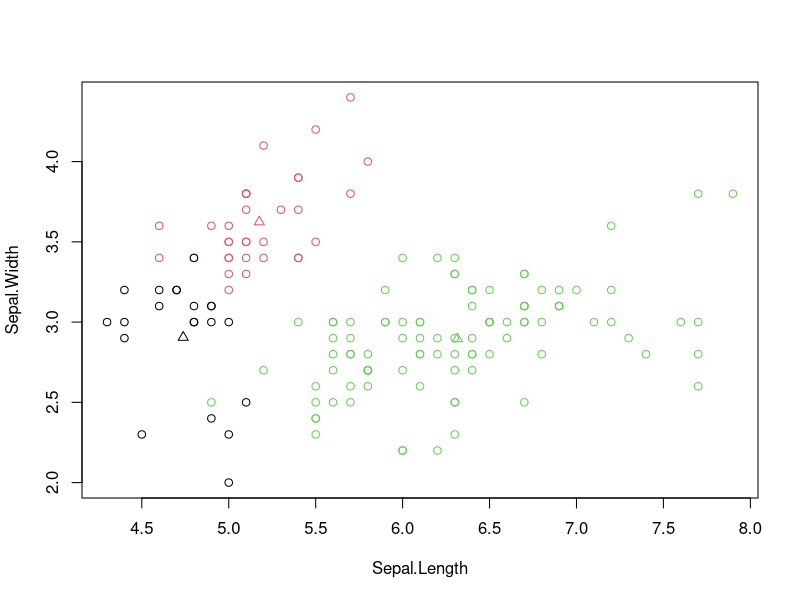
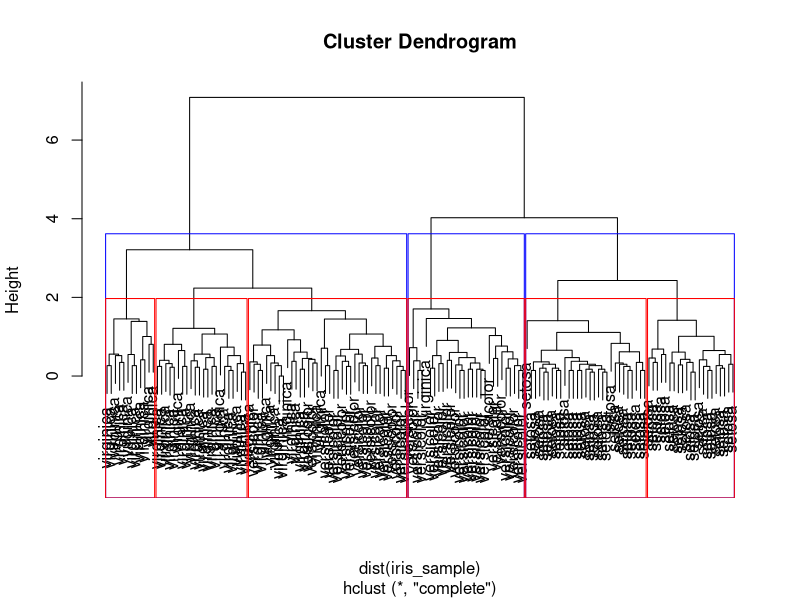

Source code (R) for these figures, in order:
##########################################
#Editor: Kuo-Liang Ou
#National Tsing Hua University ILST
##########################################
# k-means
k_result <- kmeans(iris[,-5], 3) #去除非數值欄位後分三群
k_result$cluster # 回傳 vector 1 to k
k_result$centers # 中心點
k_result$size    # 各群數量
table(iris$Species,k_result$cluster) #confusion matrix

plot(iris[c("Sepal.Length","Sepal.Width")],
     col=k_result$cluster) # color 設定為群代號
points(k_result$centers[,c("Sepal.Length","Sepal.Width")],
       col=1:3, pch=2)

##########################################
# hierarchical cluster

iris_sample = iris[,1:4]
h_result = hclust(dist(iris_sample),method="complete")  # distance matrix
      # method = measure the distance between clusters
      # see https://www.datacamp.com/tutorial/hierarchical-clustering-R
#h_result = hclust(dist(iris_sample),method="single")
#h_result = hclust(dist(iris_sample),method="average")
#h_result = hclust(dist(iris_sample),method="centroid")
h_result
h_result$height # the value of the criterion associated with the clustering method 
h_result$merge
#method could be: single complete average centroid

plot(h_result,labels=iris$Species)

#raw Rectangles Around Hierarchical Clusters
rect.hclust(h_result,k=3,border="blue") #
rect.hclust(h_result,k=6,border="red")
###








